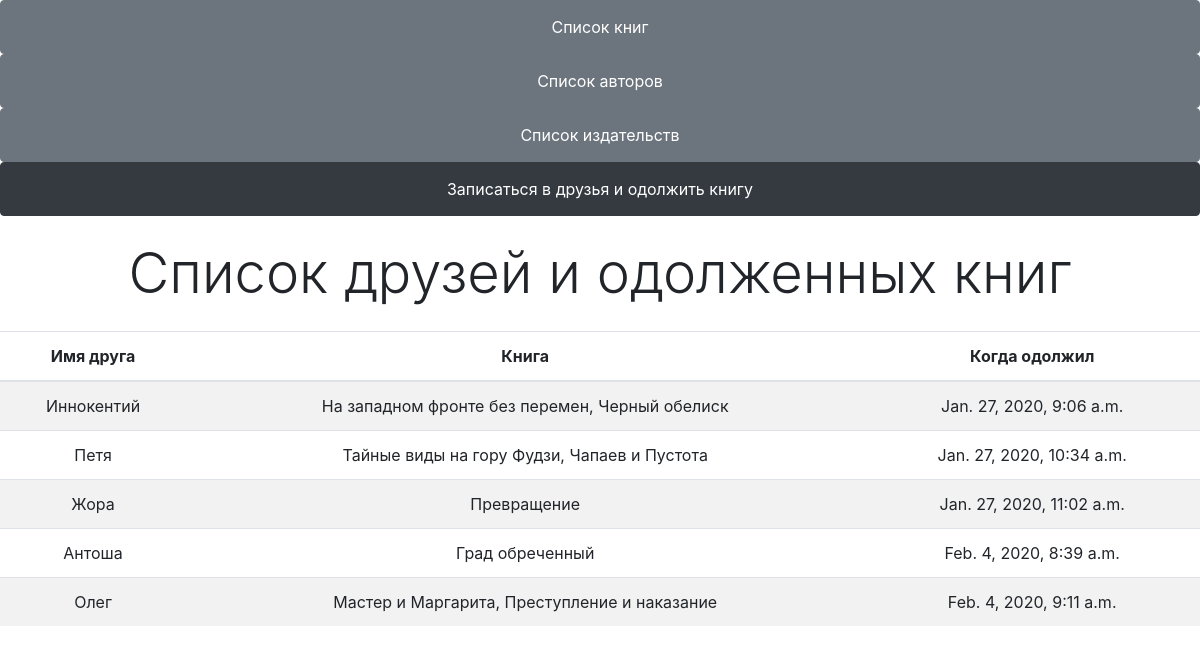
/friend/, run on the app's committed database.
### p_library/models.py (models this page shows, shortened)
class Friend(models.Model):
    name = models.CharField(max_length=13, verbose_name='Имя')
    books = models.ManyToManyField(Book, blank=True, related_name='books', verbose_name='Выбрать книги')
    date = models.DateTimeField(auto_now_add=True, db_index=True)
    def books_given(self):
        return ', '.join([ book.title for book in self.books.all()[:3]])
    books_given.short_description = 'Одолженные книги'

class Book(models.Model):
    ISBN = models.CharField(max_length=13, blank=True)
    title = models.CharField(max_length=100, verbose_name='Название книги')
    description = models.TextField(blank=True, verbose_name='Описание')
    year_release = models.SmallIntegerField(verbose_name='Год')
    authors = models.ManyToManyField(Author, related_name='books', verbose_name='Автор')
    copy_count = models.IntegerField(default=1)
    price = models.DecimalField(max_digits = 10, decimal_places=2, default=0, verbose_name='Цена')
    publisher = models.ForeignKey(Publisher, on_delete=models.CASCADE, null=True, blank=True, related_name='books', verbose_name='Издательство')
    country = models.CharField(max_length=2, null=True, verbose_name='Страна')
    image = models.ImageField(upload_to='img/%Y/%m/%d', blank=True, verbose_name='Обложка')
    class Meta:
        ordering = ["title"]
    def display_author(self):
        return ', '.join([ author.full_name for author in self.authors.all()[:3]])
    display_author.short_description = 'Автор'
    def display_img(self):
        if self.image:
            from django.utils.safestring import mark_safe
            return mark_safe(u'<a href="{0}" target="_blank"><img src="{0}" width="85"/></a>'.format(self.image.url))
        else:
            return '(Нет изображения)'
    display_img.short_description = 'Обложка'
    display_img.allow_tags = True

### p_library/views.py (the view)
# urls.py: path('friend/', FriendList.as_view(), name='friend_list'),
class FriendList (ListView):
    model = Friend
    template_name = 'friend_list.html'
    context_object_name = 'friend_list'

### p_library/templates/friend_list.html (shortened to what this page needs)
{% extends 'base.html' %}
{% block content %}
<h3 class="display-4 text-center my-4">Список друзей и одолженных книг</h3>
    <div class="row">
        <div class="col-md">
            <table class="table table-striped text-center">
                <thead>
                    <tr>
                        <th> Имя друга </th>
                        <th> Книга </th>
                        <th> Когда одолжил </th>
                    </tr>
                </thead>
                <tbody>
                    {% for friend in friend_list %}
                    <tr>
                        <td>{{ friend.name }}</td>
                        <td>{% for book in friend.books.all %} {{ book.title }}{% if not forloop.last %}, {% endif %}{% endfor %} </td>
                        <td>{{ friend.date }} </td>
                    {% endfor %}
                    </tr>
                </tbody>
            </table>
        </div>
    </div>
{% endblock %}

### data on the page
Friend: name "Иннокентий", date "Jan. 27, 2020, 9:06 a.m."
Book: title "На западном фронте без перемен"
Book: title "Черный обелиск"
Friend: name "Петя", date "Jan. 27, 2020, 10:34 a.m."
Book: title "Тайные виды на гору Фудзи"
Book: title "Чапаев и Пустота"
Friend: name "Жора", date "Jan. 27, 2020, 11:02 a.m."
Book: title "Превращение"
Friend: name "Антоша", date "Feb. 4, 2020, 8:39 a.m."
Book: title "Град обреченный"
Friend: name "Олег", date "Feb. 4, 2020, 9:11 a.m."
Book: title "Мастер и Маргарита"
Book: title "Преступление и наказание"
